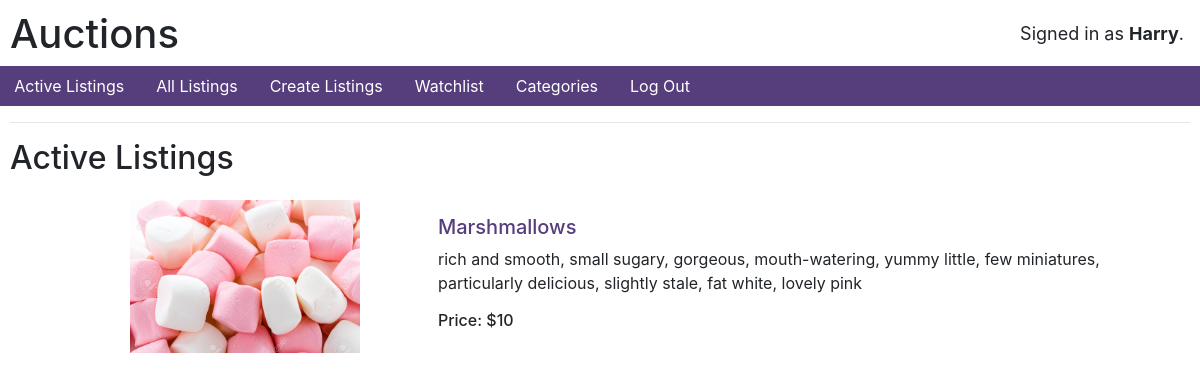
The page / (signed in) on the database its author committed.
### auctions/models.py (models this page shows, shortened)
class User(AbstractUser):
    pass

class listing(models.Model):
    owner=models.CharField(max_length=64,default="")
    title=models.CharField(max_length=50)
    desc=models.TextField()
    active=models.BooleanField(default="True")
    winner=models.CharField(max_length=64,default="")
    initial_amt=models.IntegerField()
    image=models.ImageField(upload_to='product')
    category=models.CharField(max_length = 20, choices =CHOICES)

### auctions/views.py (the view)
# urls.py: path("", views.index, name="index"),
def index(request):
    infos=listing.objects.filter(active=True)
    return render(request, "auctions/index.html",{'infos':infos})

### auctions/templates/auctions/index.html
{% extends "auctions/layout.html" %}
{% block body %}
    <h2>Active Listings</h2>
    <table>
        {% for info in infos %}
        <tr>
            <td id="img-col">
                <a href="{% url 'details' info.id %}"><img src="{{ info.image.url }}"></a>
            </td>
            <td id="right-col">
                <a href="{% url 'details' info.id %}"><h5>{{ info.title }}</h5></a>
                <p>{{ info.desc }}</p>
                <h6>Price: ${{ info.initial_amt }}</h6>
        </tr>
        {% endfor %}
    </table>
{% endblock %}

### auctions/templates/auctions/layout.html (shortened to what this page needs)
{% load static %}
<!DOCTYPE html>
<html lang="en">
    <head>
        <link rel="stylesheet" href="https://stackpath.bootstrapcdn.com/bootstrap/4.4.1/css/bootstrap.min.css">
        <link href="{% static 'auctions/styles.css' %}" rel="stylesheet">
    </head>
    <body>
        <h1>Auctions</h1>
        <div id="user-name">
            {% if user.is_authenticated %}
                Signed in as <strong>{{ user.username }}</strong>.
            {% else %}
                Not signed in.
            {% endif %}
        </div>
        <ul class="nav">
            <li class="nav-item">
                <a class="nav-link" href="{% url 'index' %}">Active Listings</a>
            </li>
            <li class="nav-item">
                <a class="nav-link" href="{% url 'all_listings' %}">All Listings</a>
            </li>
            {% if user.is_authenticated %}
                <li class="nav-item">
                    <a class="nav-link" href="{% url 'create_listings' %}">Create Listings</a>
                </li>
                <li class="nav-item">
                    <a class="nav-link" href="{% url 'watchlist' %}">Watchlist</a>
                </li>
                <li class="nav-item">
                    <a class="nav-link" href="{% url 'logout' %}">Categories</a>
                </li>
                <li class="nav-item">
                    <a class="nav-link" href="{% url 'logout' %}">Log Out</a>
                </li>
            {% endif %}
        </ul>
        <hr>
        {% block body %}
        {% endblock %}
    </body>
</html>

### static/auctions/styles.css (style rules this page uses)
body { padding: 10px; }
img { max-width:60%; height:auto; margin-left:15%; }
#img-col { float: center; padding: 15px; text-align: center; }
#right-col { width: 65%; float: center; padding: 15px; }
a { color:#563d7c; }
.nav { background-color: #563d7c; margin-left: -1%; margin-right: -1%; }
.nav-link { color:white; }
#user-name { position: absolute; top: 20px; right: 16px; font-size: 18px; }

### rows shown on the page
User: username "Harry"
listing: image (picture), title "Marshmallows", desc "rich and smooth, small sugary, gorgeous, mouth-watering, yummy little, few miniatures, particularly delicious, slightly stale, fat white, lovely pink", initial_amt "10"
